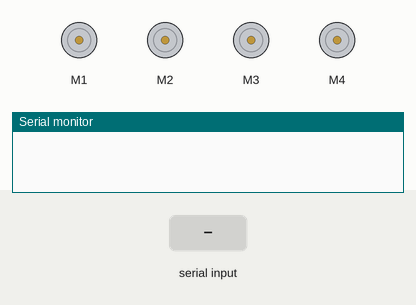
Recording of a program running on a simulated Arduino Uno, built with avr-gcc and run on an emulated ATmega328P. On the bench: 4 × DC motor (green arrow = forward, orange = backward, longer = faster), the last lines printed to the serial monitor. The inputs (shaded band) are chosen by the test bench.

Above: at 1.2 s.
1.3 s: "F" received over Serial
At 1.6 s:
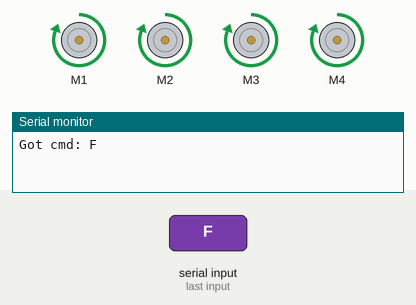
2.8 s: "B" received over Serial
At 3.9 s:
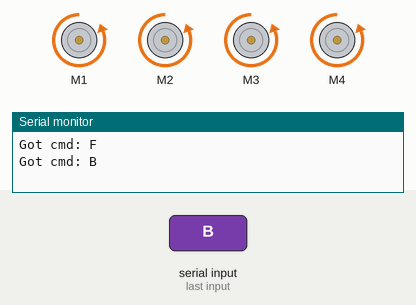
4.3 s: "L" received over Serial
At 5.0 s:
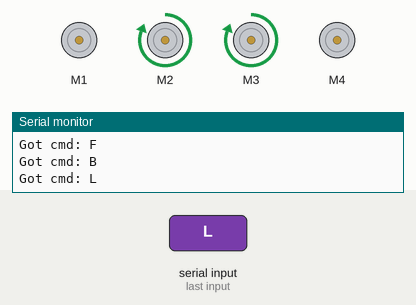
5.8 s: "R" received over Serial
At 6.2 s:
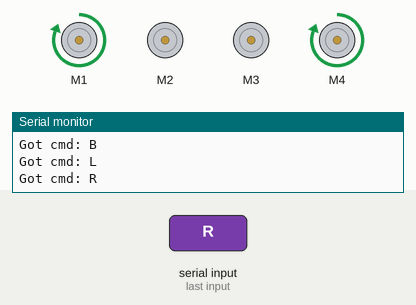
Timing chart, 0 to 8.3 s (numbered marks = the images above; inputs shaded):
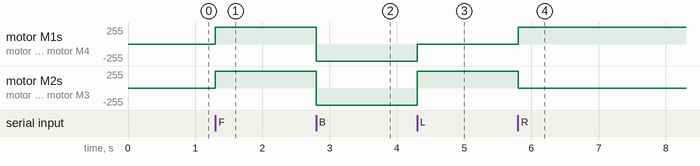

The program:

main.cpp
```cpp
#include <AFMotor.h>

// Inicializácia čtyroch DC motorov na pozíciach 1–4
AF_DCMotor motor_1(1);
AF_DCMotor motor_2(2);
AF_DCMotor motor_3(3);
AF_DCMotor motor_4(4);

void setup() {
  Serial.begin(9600);

  // Nastav maximálnu rýchlosť všetkých motorov
  motor_1.setSpeed(255);
  motor_2.setSpeed(255);
  motor_3.setSpeed(255);
  motor_4.setSpeed(255);

  // Stopni všetky motory po štarte
  motor_1.run(RELEASE);
  motor_2.run(RELEASE);
  motor_3.run(RELEASE);
  motor_4.run(RELEASE);
}

void loop() {
  if (Serial.available()) {
    char cmd = toupper(Serial.read());
    Serial.print("Got cmd: ");
    Serial.println(cmd);

    switch (cmd) {
      case 'F':  // vpred
        motor_1.run(FORWARD);
        motor_2.run(FORWARD);
        motor_3.run(FORWARD);
        motor_4.run(FORWARD);
        break;

      case 'B':  // vzad
        motor_1.run(BACKWARD);
        motor_2.run(BACKWARD);
        motor_3.run(BACKWARD);
        motor_4.run(BACKWARD);
        break;

      case 'L':  // otáčanie doľava (ľavá zadná a predná pravá brzda)
        motor_1.run(RELEASE);
        motor_4.run(RELEASE);
        motor_2.run(FORWARD);
        motor_3.run(FORWARD);
        break;

      case 'R':  // otáčanie doprava (pravá zadná a predná ľavá brzda)
        motor_2.run(RELEASE);
        motor_3.run(RELEASE);
        motor_1.run(FORWARD);
        motor_4.run(FORWARD);
        break;

      case 'S':  // stop
        motor_1.run(RELEASE);
        motor_2.run(RELEASE);
        motor_3.run(RELEASE);
        motor_4.run(RELEASE);
        break;

      case 'M':  // meranie start – ignorovať
      case 'X':  // meranie stop – ignorovať
        // nič s motorom
        break;

      default:
        // neznámy príkaz – ignorovať
        break;
    }
  }
}
```

Measured:
- after the input at 1.3 s, motor M1–4: stopped → forward 255/255 at once
- after the input at 2.8 s, motor M1–4: forward 255/255 → backward 255/255 at once
- after the input at 4.3 s, motor M1, motor M4: backward 255/255 → stopped at once; motor M2, motor M3: backward 255/255 → forward 255/255 at once
- after the input at 5.8 s, motor M1, motor M4: stopped → forward 255/255 at once; motor M2, motor M3: forward 255/255 → stopped at once
